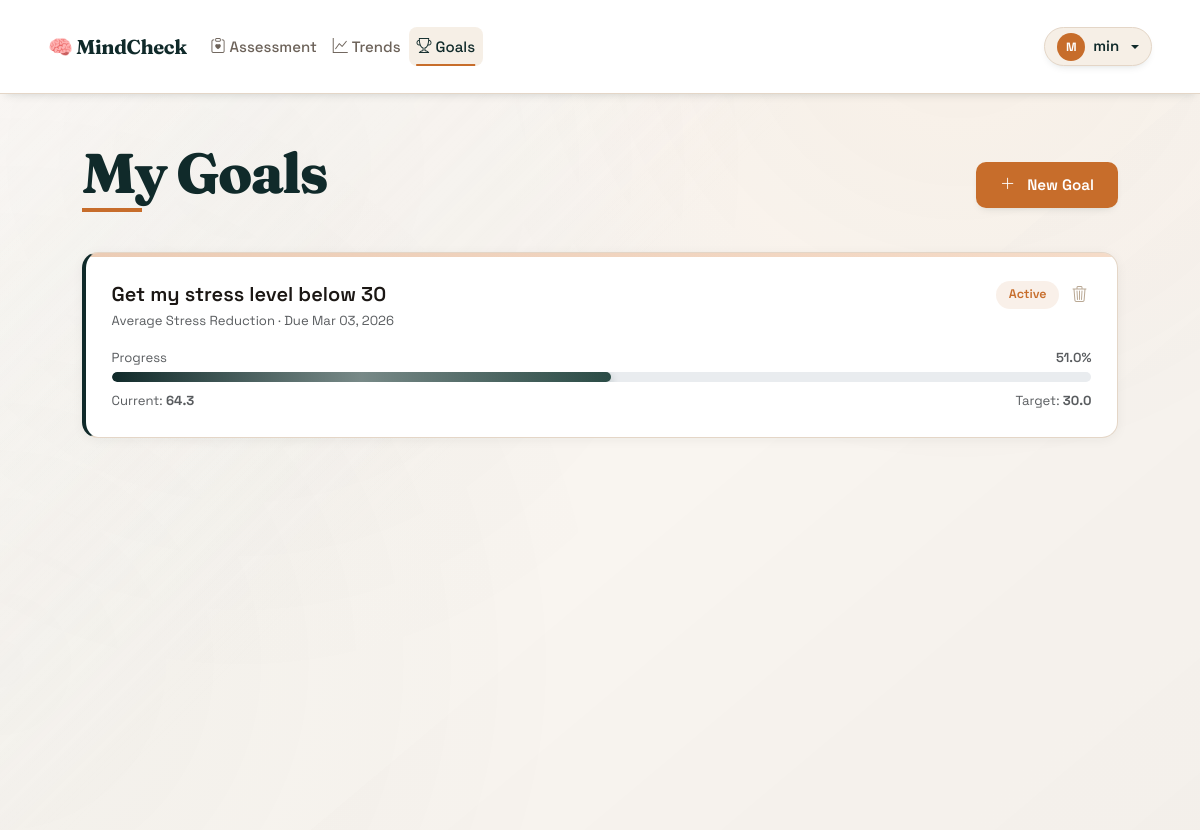
The page /goals (signed in) on the database its author committed.
### database.py (models this page shows, shortened)
class User(UserMixin, db.Model):
    __tablename__ = 'users'
    id = db.Column(db.Integer, primary_key=True)
    username = db.Column(db.String(80), unique=True, nullable=False, index=True)
    email = db.Column(db.String(120), unique=True, nullable=False, index=True)
    password_hash = db.Column(db.String(255), nullable=False)
    created_at = db.Column(db.DateTime, default=datetime.utcnow)
    goals = db.relationship('Goal', backref='user', lazy=True, cascade='all, delete-orphan')
    assessments = db.relationship('AssessmentEntry', backref='user', lazy=True, cascade='all, delete-orphan')

class Goal(db.Model):
    __tablename__ = 'goals'
    id = db.Column(db.Integer, primary_key=True)
    user_id = db.Column(db.Integer, db.ForeignKey('users.id'), nullable=False)
    goal_type = db.Column(db.String(50), nullable=False)  # 'avg_stress', 'peak_stress', 'streak_days'
    description = db.Column(db.String(255))
    target_value = db.Column(db.Float, nullable=False)
    current_value = db.Column(db.Float, default=0.0)
    deadline = db.Column(db.Date, nullable=True)
    created_at = db.Column(db.DateTime, default=datetime.utcnow)
    completed_at = db.Column(db.DateTime, nullable=True)
    status = db.Column(db.String(20), default='active')
    def calculate_progress(self):
        if self.goal_type in ['avg_stress', 'peak_stress']:
            if self.current_value <= self.target_value:
                return 100.0
            max_stress = 100.0  # Assuming stress is 0-100
            progress = max(0, (max_stress - self.current_value) / (max_stress - self.target_value) * 100)
            return min(100.0, progress)
        elif self.goal_type == 'streak_days':
            progress = (self.current_value / self.target_value) * 100
            return min(100.0, progress)
        return 0.0

### app.py (the view)
@app.route('/goals')
@login_required
def goals():
    user_goals = Goal.query.filter_by(user_id=current_user.id).order_by(Goal.created_at.desc()).all()
    return render_template('goals.html', goals=user_goals, user=current_user)

### app.py (called while the page is built)
@login_manager.user_loader
def load_user(user_id):
    return User.query.get(int(user_id))

### templates/goals.html (shortened to what this page needs)
{% extends "base.html" %}
{% block content %}
<div class="container py-5">
    <div class="page-header mb-4">
        <h1>My Goals</h1>
        <button class="btn btn-wizard-primary" data-bs-toggle="modal" data-bs-target="#createGoalModal">
            <i class="bi bi-plus-lg me-1"></i>New Goal
        </button>
    </div>
    {% if goals %}
    <div style="display:grid; gap:1.5rem;">
        {% for goal in goals %}
        <div class="result-card" style="border-left: 4px solid
            {% if goal.status == 'completed' %}var(--success-color)
            {% elif goal.status == 'expired' %}#636e72
            {% else %}var(--primary-color){% endif %};">
            <div class="d-flex justify-content-between align-items-start mb-3">
                <div>
                    <div class="fw-600 fs-5">{{ goal.description or 'Goal #' ~ goal.id }}</div>
                    <div class="text-muted small">
                        {% if goal.goal_type == 'avg_stress' %}Average Stress Reduction
                        {% elif goal.goal_type == 'peak_stress' %}Peak Stress Reduction
                        {% elif goal.goal_type == 'streak_days' %}Consistent Days
                        {% endif %}
                        {% if goal.deadline %} · Due {{ goal.deadline.strftime('%b %d, %Y') }}{% endif %}
                    </div>
                </div>
                <div class="d-flex gap-2 align-items-center">
                    {% if goal.status == 'completed' %}
                    <span class="badge-pill bg-success-soft text-success">✓ Completed</span>
                    {% elif goal.status == 'expired' %}
                    <span class="badge-pill bg-muted-soft text-muted">Expired</span>
                    {% else %}
                    <span class="badge-pill bg-primary-soft text-primary-dark">Active</span>
                    {% endif %}
                    <form method="POST" action="{{ url_for('delete_goal', goal_id=goal.id) }}"
                        onsubmit="return confirm('Delete this goal?');" class="mb-0">
                        <button type="submit" class="btn-icon-del" title="Delete goal">
                            <i class="bi bi-trash3"></i>
                        </button>
                    </form>
                </div>
            </div>
            <div class="d-flex justify-content-between small text-muted mb-1">
                <span>Progress</span>
                <span class="fw-600">{{ goal.calculate_progress()|round(1) }}%</span>
            </div>
            <div class="progress" style="height:10px; border-radius:99px;">
                <div class="progress-bar bg-accent"
                    style="width: {{ goal.calculate_progress() }}%; transition: width .8s ease;"></div>
            </div>
            <div class="d-flex justify-content-between small text-muted mt-2">
                <span>Current: <strong>{{ goal.current_value|round(1) }}</strong></span>
                <span>Target: <strong>{{ goal.target_value|round(1) }}</strong></span>
            </div>
        </div>
        {% endfor %}
    </div>
    {% endif %}
</div>
{% endblock %}

### templates/base.html (shortened to what this page needs)
<!DOCTYPE html>
<html lang="en">
<head>
    <link href="https://cdn.jsdelivr.net/npm/bootstrap@5.3.3/dist/css/bootstrap.min.css" rel="stylesheet">
    <link href="https://cdn.jsdelivr.net/npm/bootstrap-icons@1.11.3/font/bootstrap-icons.css" rel="stylesheet">
    <link rel="stylesheet" href="{{ url_for('static', filename='style.css') }}">
</head>
<body>
    <nav class="navbar navbar-expand-md navbar-light sticky-top app-nav">
        <div class="container-fluid nav-inner">
            <a class="navbar-brand brand" href="{{ url_for('home') }}">
                🧠 MindCheck
            </a>
            <div class="collapse navbar-collapse" id="mainNav">
                <ul class="navbar-nav me-auto mb-2 mb-md-0">
                    {% if current_user.is_authenticated %}
                    <li class="nav-item">
                        <a class="nav-link {% if request.endpoint and request.endpoint.startswith('assess') %}active{% endif %}"
                           href="{{ url_for('assess_step1') }}">
                            <i class="bi bi-clipboard-heart me-1"></i>Assessment
                        </a>
                    </li>
                    <li class="nav-item">
                        <a class="nav-link {% if request.endpoint == 'history' %}active{% endif %}"
                           href="{{ url_for('history') }}">
                            <i class="bi bi-graph-up me-1"></i>Trends
                        </a>
                    </li>
                    <li class="nav-item">
                        <a class="nav-link {% if request.endpoint == 'goals' %}active{% endif %}"
                           href="{{ url_for('goals') }}">
                            <i class="bi bi-trophy me-1"></i>Goals
                        </a>
                    </li>
                    {% endif %}
                </ul>
                {% if current_user.is_authenticated %}
                <div class="dropdown">
                    <button class="btn btn-sm profile-btn dropdown-toggle d-flex align-items-center gap-2"
                            type="button" data-bs-toggle="dropdown" aria-expanded="false"
                            id="profileDropdown">
                        <span class="avatar-circle">{{ current_user.username[0].upper() }}</span>
                        <span class="d-none d-md-inline fw-600">{{ current_user.username }}</span>
                    </button>
                </div>
                {% else %}
                <a href="{{ url_for('login') }}" class="btn btn-sm btn-outline-dark">Sign in</a>
                {% endif %}
            </div>
        </div>
    </nav>
    <div class="toast-container position-fixed bottom-0 end-0 p-3" style="z-index: 9999;">
    </div>
    <main class="main-content">
        {% block content %}{% endblock %}
    </main>
</body>
</html>

### rows shown on the page
User: username "M", username "min"
Goal: description "Get my stress level below 30", shows "Average Stress Reduction", deadline "Mar 03, 2026", status "Active", calculate_progress "51.0", current_value "64.3", target_value "30.0"
